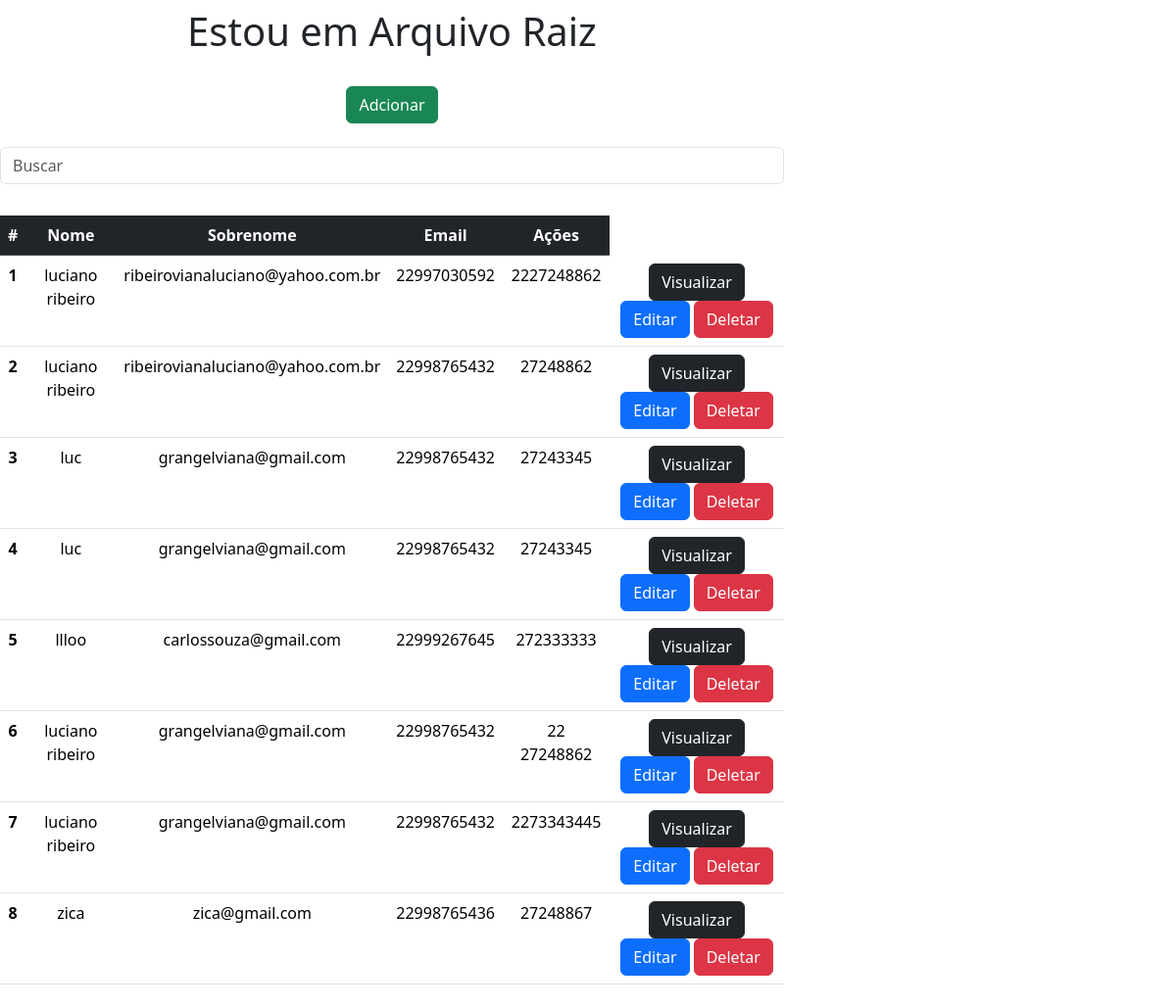
Page /cliente/ on the earlier database version.
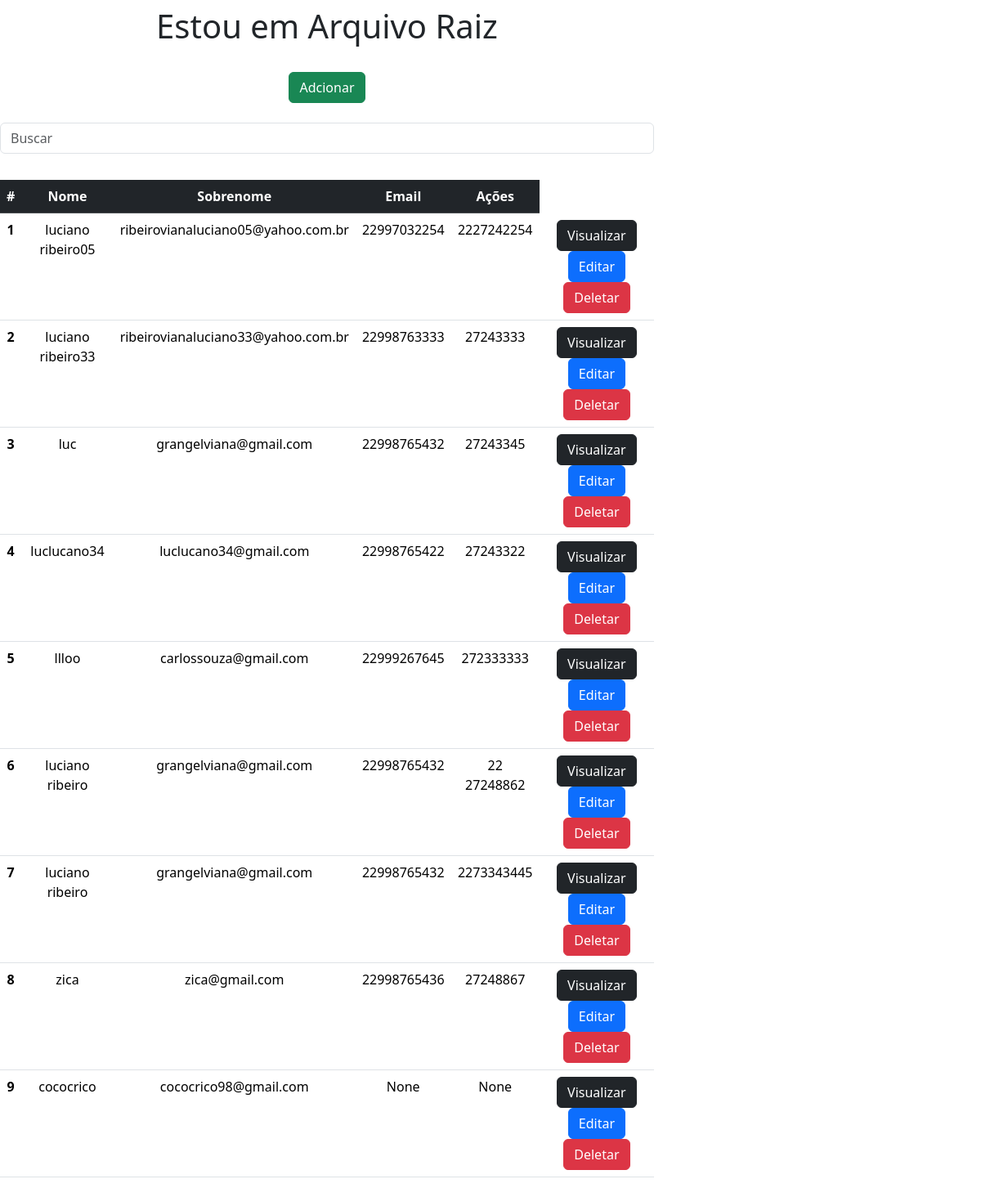
Same page on the later database version.
### cliente/models.py (models this page shows, shortened)
class Cliente(models.Model):
    nome = models.CharField(max_length=50)
    email = models.EmailField(max_length=50)
    celular = models.CharField(max_length=11, blank=True, null=True, verbose_name='Nº telefone celular')
    telefone_fixo = models.CharField(max_length=11, blank=True, null=True, verbose_name='Nº telefone fixo')

### cliente/views.py (the view)
# urls.py: path('cliente/', views.cliente, name='cliente'),
def cliente(request):
    data ={}
    search = request.GET.get('search')
    if search:
        data['db'] = Cliente.objects.filter(nome__icontains=search)
    else:
        data['db'] = Cliente.objects.all()
    return render(request,'index.html' ,data)

### cliente/templates/index.html (shortened to what this page needs)
<!DOCTYPE html>
<html>
    <head>
        <link href="https://cdn.jsdelivr.net/npm/bootstrap@5.3.3/dist/css/bootstrap.min.css" rel="stylesheet">
    </head>
    <body>
       <div class="col-8 m-alto pt-2 pb-2 text-center">
            <h1>Estou em Arquivo Raiz</h1>
       </div>
       <div class="col-8 m-alto pt-3 pb-2 text-center">
            <a href="/formulario" class="btn btn-success">Adcionar</a>
       </div>
        <div class="col-8 m-alto pt-3 pb-2 text-center">
            <form>
                <input type="text" id="search" name="search" class="form-control" placeholder="Buscar" >
            </form>
       </div>
       <div class="col-8 m-alto pt-4 pb-2 text-center">
            <table class="table">
                <thead class="table-dark">
                    <tr>
                    <th scope="col">#</th>
                    <th scope="col">Nome</th>
                    <th scope="col">Sobrenome</th>
                    <th scope="col">Email</th>
                    <th scope="col">Ações</th>
                    </tr>
                </thead>
                <tbody>
                {% for dbs in db %}
                <tr>
                    <th>{{dbs.id}}</th>
                    <td>{{dbs.nome}}</td>
                    <td>{{dbs.email}}</td>
                    <td>{{dbs.celular}}</td>
                    <td>{{dbs.telefone_fixo}}</td>
                    <td>
                        <a href="/view/{{dbs.id}}/" class=" btn btn-dark "> Visualizar </a>
                        <a href="/edit/{{dbs.id}}/" class=" btn btn-primary "> Editar </a>
                        <a href="/delete/{{dbs.id}}/" class=" btn btn-danger btnDel"> Deletar </a>
                    </td>
                </tr>
                {% endfor %}
                </tbody>
            </table>
       </div>
      {% load static %}
    </body>
</html>

Differences in the rows shown:
changed Cliente id 1: nome "luciano ribeiro" → "luciano ribeiro05"; email "ribeirovianaluciano@yahoo.com.br" → "ribeirovianaluciano05@yahoo.com.br"; celular "22997030592" → "22997032254"; telefone_fixo "2227248862" → "2227242254"
changed Cliente id 2: nome "luciano ribeiro" → "luciano ribeiro33"; email "ribeirovianaluciano@yahoo.com.br" → "ribeirovianaluciano33@yahoo.com.br"; celular "22998765432" → "22998763333"; telefone_fixo "27248862" → "27243333"
changed Cliente id 4: nome "luc" → "luclucano34"; email "grangelviana@gmail.com" → "luclucano34@gmail.com"; celular "22998765432" → "22998765422"; telefone_fixo "27243345" → "27243322"
added Cliente: id "9", nome "cococrico", email "cococrico98@gmail.com", celular "None", telefone_fixo "None"
